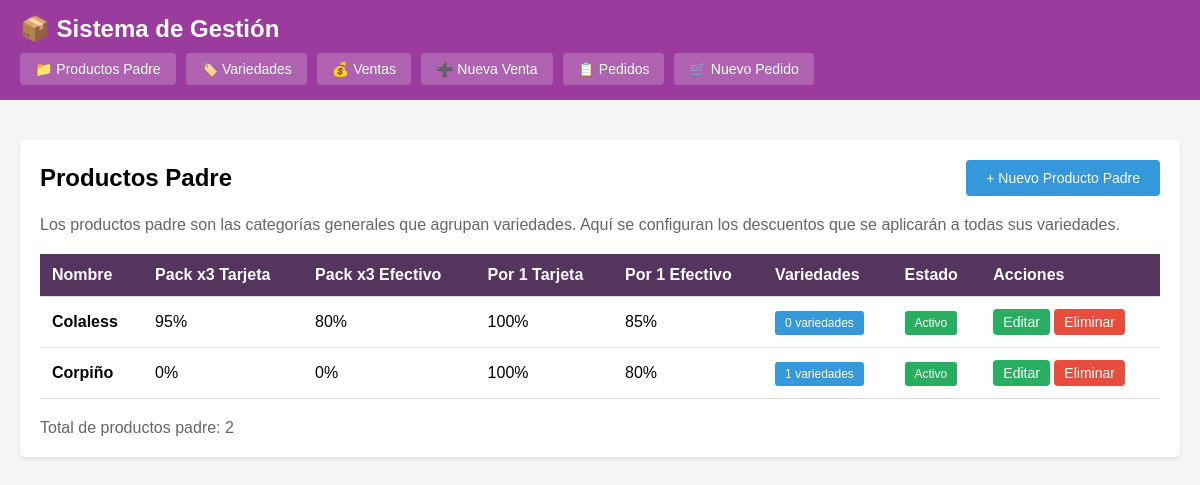
The app's page /index.php?c=productoPadre&a=index with its own data.
### tables this page shows
CREATE TABLE productos_padre (
            id INTEGER PRIMARY KEY AUTOINCREMENT,
            nombre VARCHAR(200) NOT NULL,
            porcentaje_pack3_tarjeta DECIMAL(5,2) DEFAULT 100,
            porcentaje_pack3_efectivo DECIMAL(5,2) DEFAULT 80,
            porcentaje_unidad_tarjeta DECIMAL(5,2) DEFAULT 100,
            porcentaje_unidad_efectivo DECIMAL(5,2) DEFAULT 80,
            activo INTEGER DEFAULT 1,
            fecha_creacion DATETIME DEFAULT CURRENT_TIMESTAMP
        );

### controllers/ProductoPadreController.php (called while the page is built, shortened)
<?php
class ProductoPadreController {
    private $productoPadreModel;
    public function __construct() {
        $this->productoPadreModel = new ProductoPadre();
    }
    public function index() {
        $productos = $this->productoPadreModel->getAll(true);
        $this->render('productos_padre/index', [
            'productos' => $productos
        ]);
    }
    private function render($view, $data = []) {
        extract($data);
        require BASE_PATH . '/views/' . $view . '.php';
        require BASE_PATH . '/views/layout.php';
    }
}
?>

### config/database.php (called while the page is built, shortened)
<?php
class Database {
    private static $instance = null;
    private $conn;
    private function __construct() {
        try {
            $this->conn = new PDO('sqlite:' . DB_PATH);
            $this->conn->setAttribute(PDO::ATTR_ERRMODE, PDO::ERRMODE_EXCEPTION);
            $this->conn->setAttribute(PDO::ATTR_DEFAULT_FETCH_MODE, PDO::FETCH_ASSOC);
        } catch(PDOException $e) {
            die("Error de conexión: " . $e->getMessage());
        }
    }
    public static function getInstance() {
        if (self::$instance === null) {
            self::$instance = new self();
        }
        return self::$instance;
    }
    public function getConnection() {
        return $this->conn;
    }
}
?>

### models/ProductoPadre.php (called while the page is built, shortened)
<?php
class ProductoPadre {
    private $db;
    public function __construct() {
        $this->db = Database::getInstance()->getConnection();
    }
    public function getAll($soloActivos = true) {
        $sql = "SELECT * FROM productos_padre";
        if ($soloActivos) $sql .= " WHERE activo = 1";
        $sql .= " ORDER BY nombre";
        $stmt = $this->db->query($sql);
        return $stmt->fetchAll();
    }
    public function cantidadVariedades($id) {
        $stmt = $this->db->prepare("SELECT COUNT(*) FROM variedades WHERE producto_padre_id = ? AND activo = 1");
        $stmt->execute([$id]);
        return $stmt->fetchColumn();
    }
}
?>

### views/productos_padre/index.php (the view)
<div style="display: flex; justify-content: space-between; align-items: center; margin-bottom: 20px;">
    <h2>Productos Padre</h2>
    <a href="index.php?c=productoPadre&a=crear" class="btn btn-primary">+ Nuevo Producto Padre</a>
</div>
<p style="color: #666; margin-bottom: 20px;">
    Los productos padre son las categorías generales que agrupan variedades. Aquí se configuran los descuentos que se aplicarán a todas sus variedades.
</p>
<?php if (empty($productos)): ?>
    <p>No hay productos padre registrados.</p>
<?php else: ?>
    <table>
        <thead>
            <tr>
                <th>Nombre</th>
                <th>Pack x3 Tarjeta</th>
                <th>Pack x3 Efectivo</th>
                <th>Por 1 Tarjeta</th>
                <th>Por 1 Efectivo</th>
                <th>Variedades</th>
                <th>Estado</th>
                <th>Acciones</th>
            </tr>
        </thead>
        <tbody>
            <?php
            $productoPadreModel = new ProductoPadre();
            foreach ($productos as $prod):
                $cantidad_variedades = $productoPadreModel->cantidadVariedades($prod['id']);
            ?>
                <tr>
                    <td><strong><?= htmlspecialchars($prod['nombre']) ?></strong></td>
                    <td><?= $prod['porcentaje_pack3_tarjeta'] ?>%</td>
                    <td><?= $prod['porcentaje_pack3_efectivo'] ?>%</td>
                    <td><?= $prod['porcentaje_unidad_tarjeta'] ?>%</td>
                    <td><?= $prod['porcentaje_unidad_efectivo'] ?>%</td>
                    <td>
                        <span class="badge" style="background: #3498db;"><?= $cantidad_variedades ?> variedades</span>
                    </td>
                    <td>
                        <span class="badge badge-activo">Activo</span>
                    </td>
                    <td>
                        <a href="index.php?c=productoPadre&a=editar&id=<?= $prod['id'] ?>" class="btn btn-success" style="padding: 5px 10px;">Editar</a>
                        <a href="index.php?c=productoPadre&a=eliminar&id=<?= $prod['id'] ?>"
                           class="btn btn-danger"
                           style="padding: 5px 10px;"
                           onclick="return confirm('¿Eliminar este producto padre?')">Eliminar</a>
                    </td>
                </tr>
            <?php endforeach; ?>
        </tbody>
    </table>
    <div style="margin-top: 20px; color: #666;">
        Total de productos padre: <?= count($productos) ?>
    </div>
<?php endif; ?>

### views/layout.php (style rules this page uses)
* { margin: 0; padding: 0; box-sizing: border-box; }
body { font-family: Arial, sans-serif; background: #f5f5f5; }
.btn { display: inline-block; padding: 10px 20px; text-decoration: none; border-radius: 4px; cursor: pointer; border: none; font-size: 14px; }
.btn-primary { background: #3498db; color: white; }
.btn-success { background: #27ae60; color: white; }
.btn-danger { background: #e74c3c; color: white; }
table { width: 100%; border-collapse: collapse; margin-top: 20px; }
table th, table td { padding: 12px; text-align: left; border-bottom: 1px solid #ddd; }
table th { background: #55345e; color: white; }
.badge { padding: 5px 10px; border-radius: 3px; font-size: 12px; color: white; }
.badge-activo { background: #27ae60; }

### records on screen
productos_padre: nombre "Colaless", porcentaje_pack3_tarjeta "95", porcentaje_pack3_efectivo "80", porcentaje_unidad_tarjeta "100", porcentaje_unidad_efectivo "85", cantidad_variedades "0"
productos_padre: nombre "Corpiño", porcentaje_pack3_tarjeta "0", porcentaje_pack3_efectivo "0", porcentaje_unidad_tarjeta "100", porcentaje_unidad_efectivo "80", cantidad_variedades "1"

### other values on screen
count($productos) "2"
